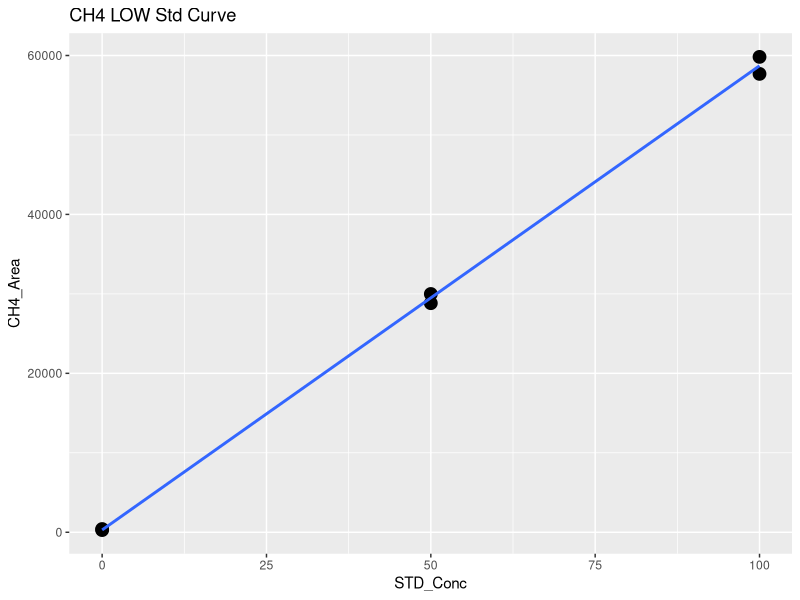
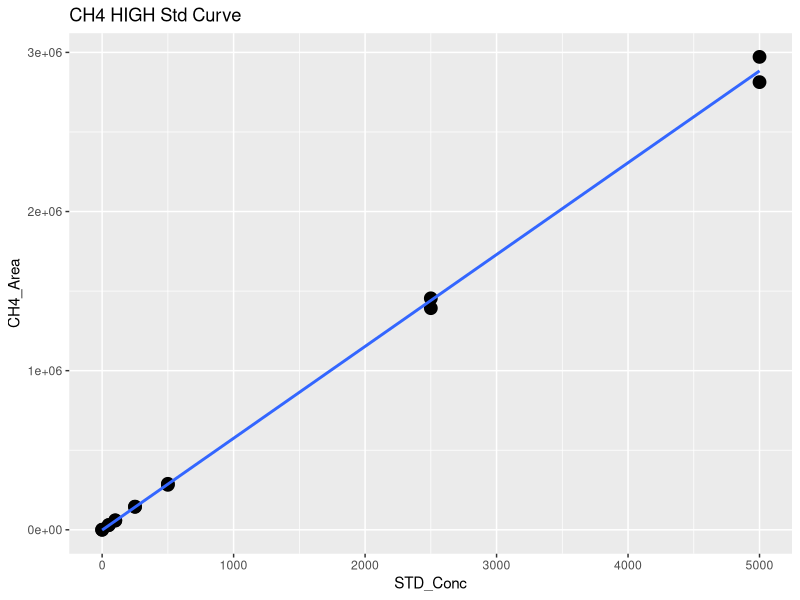
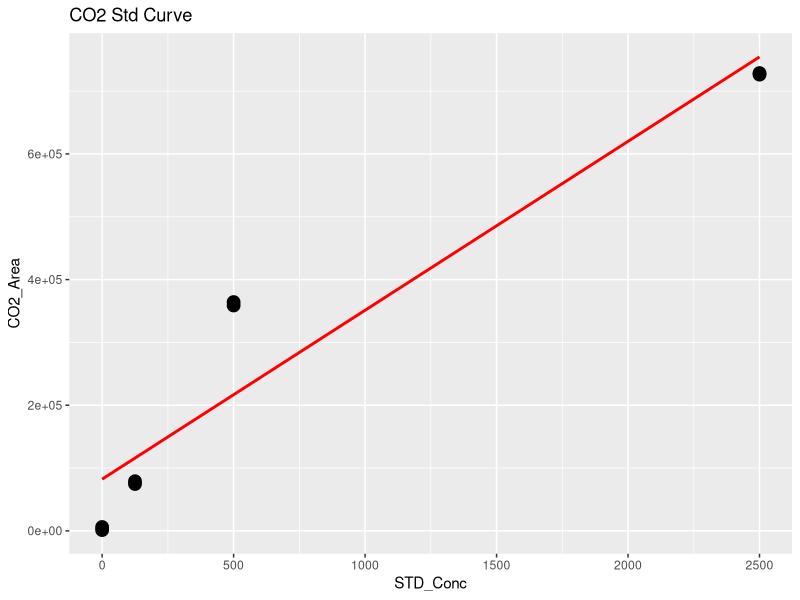
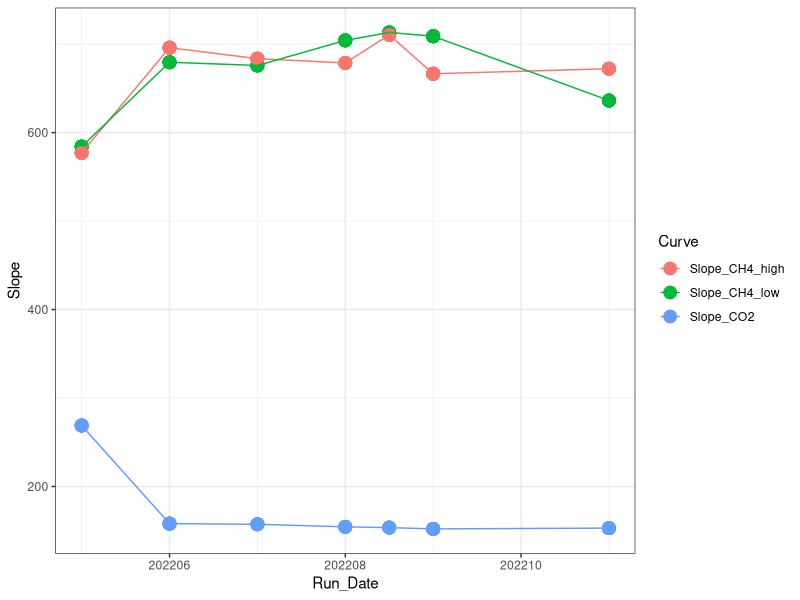

The R script that drew these images, in order: (Note: this script raises an error after producing the figures.)
## ---- chunk 1
library(dplyr)
library(ggplot2)
library(ggpubr)
library(stringr)
library(readxl)
library(tidyr)
library(tibble)
## ---- chunk 2

#Read in June Data 
raw <- read.csv("Raw Data/COMPASS_CBSYN_TGW_202205.csv")
head(raw)

#pull out methane standards
stds_ch4 <-  raw %>%  
  filter(str_detect(Sample_Type, "STD_CH4"))
#head(stds_ch4)

#split into high curve and low curve for CH4
stds_ch4_low <- stds_ch4  %>%  
  filter(!STD_Conc > 100)

#Low curve for CH4
CH4_Low <- ggplot(stds_ch4_low, aes(STD_Conc, CH4_Area)) + geom_point(size=4) + 
  geom_smooth(method = "lm", se = FALSE) + labs(title="CH4 LOW Std Curve")
CH4_Low

CH4_Low_lm <- lm(stds_ch4_low$CH4_Area ~ stds_ch4_low$STD_Conc)
summary(CH4_Low_lm)
cf <- coef(CH4_Low_lm)

#create data frame with 1 rows and 0 columns
Slope_CH4_low <- data.frame(matrix(ncol = 0, nrow = 1))
Slope_CH4_low$Curve <- "Slope_CH4_low"
Slope_CH4_low$R2 <- summary(CH4_Low_lm)$adj.r.squared
Slope_CH4_low$Slope <- cf[2]
Slope_CH4_low$Intercept <- cf[1]
#head(Slope_CH4_low)

#High curve for CH4
CH4_High <- ggplot(stds_ch4, aes(STD_Conc, CH4_Area)) + geom_point(size=4) + 
  geom_smooth(method = "lm", se = FALSE) + labs(title="CH4 HIGH Std Curve")
CH4_High

stds_ch4_lm <- lm(stds_ch4$CH4_Area ~ stds_ch4$STD_Conc)
summary(stds_ch4_lm)
cf <- coef(stds_ch4_lm)

#create data frame with 1 rows and 0 columns
Slope_CH4_high <- data.frame(matrix(ncol = 0, nrow = 1))
Slope_CH4_high$Curve <- "Slope_CH4_high"
Slope_CH4_high$R2 <- summary(stds_ch4_lm)$adj.r.squared
Slope_CH4_high$Slope <- cf[2]
Slope_CH4_high$Intercept <- cf[1]
#head(Slope_CH4_high)

#pull out co2 standards
stds_co2 <-  raw %>%  
  filter(str_detect(Sample_Type, "STD_CO2"))
#head(stds_co2)

#CO2 Curve
CO2_stds <- ggplot(stds_co2, aes(STD_Conc, CO2_Area)) + geom_point(size=4) + 
  geom_smooth(method = "lm", se = FALSE, color="red") + labs(title="CO2 Std Curve")
CO2_stds

stds_co2_lm <- lm(stds_co2$CO2_Area ~ stds_co2$STD_Conc)
summary(stds_co2_lm)
cf <- coef(stds_co2_lm)

#create data frame with 1 rows and 0 columns
Slope_CO2 <- data.frame(matrix(ncol = 0, nrow = 1))
Slope_CO2$Curve <- "Slope_CO2"
Slope_CO2$R2 <- summary(stds_co2_lm)$adj.r.squared
Slope_CO2$Slope <- cf[2]
Slope_CO2$Intercept <- cf[1]
#head(Slope_CO2)

#pull all the slopes together into one dataframe 
Slopes <- rbind(Slope_CH4_low, Slope_CH4_high, Slope_CO2)
#head(Slopes)

Slopes$Run_Date <- c(202205, 202205, 202205)

log <- read.csv("Raw Data/COMPASS_Synoptic_Varian_TGAS_QAQC_2022.csv")
head(log)
log <- log[ ,-c(1)]
log <- rbind(log, Slopes)

Slopes_chk <- ggplot(log, aes(Run_Date, Slope, col=Curve)) + geom_point(size=4) + geom_line() + theme_bw()
Slopes_chk

write.csv(log, "Raw Data/COMPASS_Synoptic_Varian_TGAS_QAQC_2022.csv")
## ---- chunk 3
#head(raw)

#pull out methane standards
Samples <-  raw %>%  
  filter(!str_detect(Sample_Type, "STD_CH4")) %>%  
  filter(!str_detect(Sample_Type, "STD_CO2")) %>%  
  filter(!str_detect(Sample_Type, "Blank")) %>%  
  filter(!str_detect(Sample_Type, "Chk_STD")) %>%  
   filter(!str_detect(Sample_Type, "CHKSTD")) %>%
  filter(!str_detect(Sample_Type, "CHK_STD")) %>%
  filter(!str_detect(Sample_Type, "NA"))
#head(Samples)

#Now flag any areas that are above the 100ppm area for CH4
Samples$CH4_Curve <- ifelse(Samples$CH4_Area >71000, "High", "Low")
#head(Samples)

#Calculate CH4 concentrations in ppm
Samples$CH4_Conc_ppm <- ifelse(Samples$CH4_Area >71000, (Samples$CH4_Area-Slope_CH4_high$Intercept)/Slope_CH4_high$Slope,                                       (Samples$CH4_Area-Slope_CH4_low$Intercept)/Slope_CH4_low$Slope )

#Calculate CO2 concentrations in ppm 
Samples$CO2_Conc_ppm <- ((Samples$CO2_Area-Slope_CO2$Intercept)/Slope_CO2$Slope) 

#head(Samples)

##########make flags for any dilutions needed 
#highest CH4 standard = 10000
#highest CO2 standard = 50000

Samples$CH4_Flag <- ifelse(Samples$CH4_Conc_ppm >10000, "Needs Dilution", "Within Range")
Samples$CO2_Flag <- ifelse(Samples$CO2_Conc_ppm >50000, "Needs Dilution", "Within Range")
#head(Samples)

## ---- chunk 4

chks <-  raw %>%  
  filter(!str_detect(Sample_Type, "STD_CH4")) %>%  
  filter(!str_detect(Sample_Type, "STD_CO2")) %>%  
  filter(!str_detect(Sample_Type, "Blank")) %>%  
  filter(!str_detect(Sample_Type, "Unknown")) %>%  
  filter(!str_detect(Sample_Type, "NA"))
#head(chks)

#Calculate CH4 concentrations in ppm
chks$CH4_Conc_ppm <- ifelse(chks$CH4_Area >71000, 
                      (chks$CH4_Area-Slope_CH4_high$Intercept)/Slope_CH4_high$Slope,                                       (chks$CH4_Area-Slope_CH4_low$Intercept)/Slope_CH4_low$Slope )

#Calculate CO2 concentrations in ppm 
chks$CO2_Conc_ppm <- ((chks$CO2_Area-Slope_CO2$Intercept)/Slope_CO2$Slope)



#change this if check standard concentrations are different 
level_ch4 <- 5      #ppm
level_co2 <- 1000   #ppm

#calculate percent difference of check standards 
chks$Ch4_diff <- ((chks$CH4_Conc_ppm - level_ch4)/((chks$CH4_Conc_ppm + level_ch4)/2)) * 100
chks$CH4_diff_flag <-  ifelse(chks$Ch4_diff <10, 'YES', 'NO, rerun')

chks$CO2_diff <- ((chks$CO2_Conc_ppm - level_co2)/((chks$CO2_Conc_ppm + level_co2)/2)) * 100
chks$CO2_diff_flag <-  ifelse(chks$CO2_diff <10, 'YES', 'NO, rerun')

#now plot the Ch4 concentrations and the CO2 concentrations vs. the expected concentration 
#then also make the color the percent difference between the expected and observed concentration 

ch4_chk <-  ggplot(data = chks, aes(x = Sample_ID, y = CH4_Conc_ppm, fill=CH4_diff_flag)) +
       geom_bar(stat = 'identity') + 
        scale_fill_manual(values=c("darkgreen", "darkgrey"))+
        #scale_fill_gradient2(low='red', mid='white', high='blue', space='Lab') + 
        theme_classic() + labs(x= " ", y="Percent Difference  (%)", title="Check Stds: CH4") + 
        theme(legend.position="bottom") +  geom_hline(yintercept=level_ch4, linetype="dashed", 
                color = "black", size=1)


co2_chk <-  ggplot(data = chks, aes(x = Sample_ID, y = CO2_Conc_ppm, fill=CO2_diff_flag)) +
       geom_bar(stat = 'identity') + 
        scale_fill_manual(values=c("darkgreen", "darkgrey"))+
        #scale_fill_gradient2(low='red', mid='white', high='blue', space='Lab') + 
        theme_classic() + labs(x= " ", y="Percent Difference  (%)", title="Check Stds: CO2") + 
        theme(legend.position="bottom") +  geom_hline(yintercept=level_co2, linetype="dashed", 
                color = "black", size=1)

ggarrange(ch4_chk, co2_chk, nrow=1, ncol=2)


## ---- chunk 5

#multiply the concentration by the dilution factor
Samples$CH4_Conc_ppm_dilcorr <- (Samples$CH4_Conc_ppm * Samples$Dilution_Factor)

Samples$CO2_Conc_ppm_dilcorr <- (Samples$CO2_Conc_ppm * Samples$Dilution_Factor)

#check results
#head(Samples)

#quick first look at the samples 
ch4_samples <-  ggplot(data = Samples, aes(x = Sample_ID, y = CH4_Conc_ppm, fill=CH4_Flag)) +
       geom_bar(stat = 'identity') + 
        scale_fill_manual(values=c( "darkgreen", "red"))+
        #scale_fill_gradient2(low='red', mid='white', high='blue', space='Lab') + 
        theme_classic() + labs(x= " ", y="CH4 (ppm)", title="CH4: Green = Within Range") + 
        theme(legend.position="none") 


co2_samples <-  ggplot(data = Samples, aes(x = Sample_ID, y = CO2_Conc_ppm, fill=CO2_Flag)) +
       geom_bar(stat = 'identity') + 
        scale_fill_manual(values=c("darkgreen", "red"))+
        #scale_fill_gradient2(low='red', mid='white', high='blue', space='Lab') + 
        theme_classic() + labs(x= " ", y="CO2 (ppm)", title="CO2: Green = Within Range") + 
        theme(legend.position="none") 

ggarrange(ch4_samples, co2_samples, nrow=1, ncol=2)


## ---- chunk 6

#check results
head(Samples)

#pull out what we need 
Samples1 <- Samples[ ,c(1:3,5:9,13, 18:21)]
head(Samples1)

Samples1 <- Samples1 %>%
  separate(Sample_ID, into = c("Site", "Gas_Sample", "Zone", "Tree_Code", "Replicate"), sep = "_", remove = FALSE) %>%
  mutate(Tree_Info = case_when(
    Tree_Code == "DS" ~ "Dead Standing",
    Tree_Code == "SF" ~ "Sapflow Monitoring",
    TRUE ~ "Other"  # Optional: handles any values that aren't DS or SF
  )) %>%
  mutate(Status = case_when(
    Tree_Code == "DS" ~ "Dead Standing",
    Tree_Code == "SF" ~ "Living",
    TRUE ~ "Other"  
  )) %>%
  mutate(Project = "COMPASS: Synoptic", 
         Region = "CB") %>%
  rename( Year = Sample_Year,
          Month = Sample_Month,
          CH4_ppm = CH4_Conc_ppm_dilcorr , 
          CO2_ppm = CO2_Conc_ppm_dilcorr )  %>%
  mutate(CH4_Flag = case_when(
    CH4_Flag == "Needs_Dilution" ~ "Over Std Curve Range",
    TRUE ~ "Within Std Curve Range"  
  )) %>%
  mutate(CO2_Flag = case_when(
    CO2_Flag == "Needs_Dilution" ~ "Over Std Curve Range",
    TRUE ~ "Within Std Curve Range"  
  ))

final <- Samples1 %>%
  select( "Project", "Region" , "Year","Month" ,"Site", "Zone", "Gas_Sample",
          "Sample_ID", "Tree_Code", "Replicate", "Status", "Tree_Info",
          "CH4_ppm", "CH4_Flag", "CO2_ppm", "CO2_Flag")


write.csv(final, "Processed Data/COMPASS_Synoptic_TGW_202205_Processed.csv")
